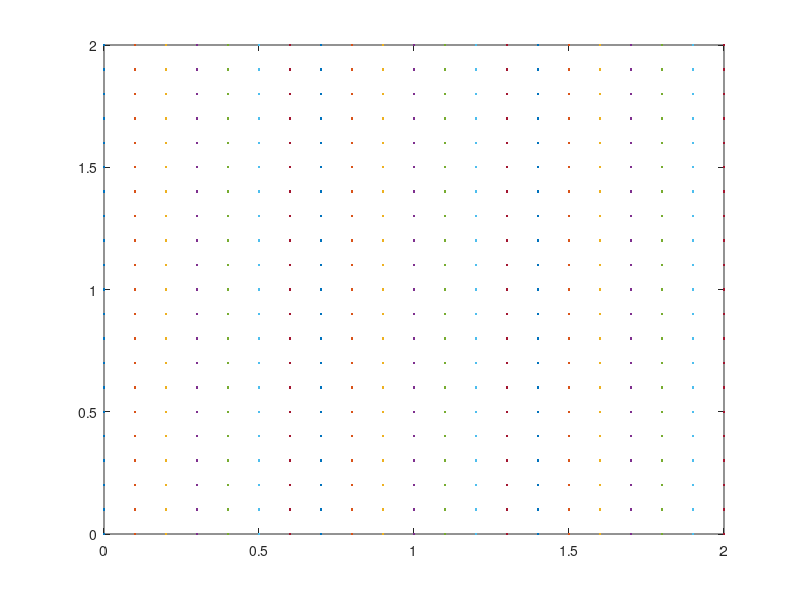

Source code (MATLAB): (Note: this script raises an error after producing the figure.)
clear;clc;close all
xPrecision = [0.1,0.1,2*pi/20,0.1];
[x,y] = meshgrid(0:xPrecision(1):2);
load('V.mat');
Min = [0,0,0,0];Precision =[0.1; 0.1; 2*pi/20; 0.1];


alpha = 0:xPrecision(4):2*pi;
v = 0:xPrecision(3):2;
dt = 0.1;
ph = 10;
% u
w = .7*[1;1;1;1;1;1;1;-2;-2;-4];
w = 1.5*ones(10,1);
a = [5;5;10;5;2;2;2;-12;-12;-12];

uPrecision = [0.1,1];
Uw = -3:uPrecision(1):3;
Ua = -15:uPrecision(2):10;


plot(x,y,'.')

%% Dynamic
X0 = [0,0,0,0];
X(1,:)  = dynamic (X0,a(1),w(1),dt);
Xshow(1,:) = discrete(X(1,:),xPrecision);
for k=1:10
X (k+1,:) = dynamic (X(k,:),a(k),w(k),dt)
Xshow(k+1,:) = discrete(X(k+1,:),xPrecision)
end
hold on;scatter(Xshow(:,1),Xshow(:,2),'ro')
figure;

%% Goal (from PF)
% [x,y,alpha,v]
% G1 = [2,0.8,0,0];
% G2 = [0,2,0,0];
% G3 = [1,0,0,0];
G1 = [1.3000    1.7000    1.6000         0];
G2 = [1,1,0,0];
G = [G1;G2];

%% start
L=length(Uw)*length(Ua);
P=zeros(L,10,2*2*2);
Beta = [1 10];
Gamma = [0.9 0.99];

PBeta = (1/length(Beta))*ones(length(Beta)*length(G));
PGamma = (1/length(Gamma))*ones(length(Gamma));
% weight of particles for goal position
WG = (1/length(G))*ones(length(G));

for k=1:10
    % prediction of u before observation
    for m=1:length(Beta)
        beta = Beta(m);
        for n=1:length(Gamma)
            gamma = Gamma(n);
            for i=1:size(G,1)
                G1 = G(i,:);
               % [Q,U] = evaluateQ(X(k,:),Uw,Ua,dt,G1,gamma);
                [Q,U] = evaluateQ2(phi,Min,Precision,X,Uw,Ua,dt,G(2,:),gamma);
                % i > m > n :MSB
                P(:,k,4*(n-1)+2*(m-1)+i) = evaluateP(Q,beta); %P(:,k,n,m,i)
            end
        end
    end
    
    % update state after observing u
    u = [w(k),a(k)];
    ia = find(U(:,1)==w(k));
    ib = find(U(:,2)==a(k));
    for t=1:length(ia)
        aa=find(ib==ia(t));
        if(~isempty(aa))
            break;
        end
    end
    ind = ib(aa);
    
    
    % update gamma
    % Find the Q for the observed u
    [Q1,U1] = evaluateQ2(phi,Min,Precision,X(k,:),u(1),u(2),dt,G1,Gamma(1));
    [Q2,U2] = evaluateQ2(phi,Min,Precision,X(k,:),u(1),u(2),dt,G1,Gamma(2));
    % expected
    PP = [PBeta(1)*WG(1) PBeta(1)*WG(2) PBeta(2)*WG(1) PBeta(2)*WG(2)];
    Pu1 = sum([P(ind,k,1) P(ind,k,2) P(ind,k,3) P(ind,k,4)].*PP);
    Pu2 = sum([P(ind,k,5) P(ind,k,6) P(ind,k,7) P(ind,k,8)].*PP);
    PGamma(1) = PGamma(1)*Pu1/(PGamma(1)*Pu1+PGamma(2)*Pu2);
    PGamma(2) = PGamma(2)*Pu2/(PGamma(1)*Pu1+PGamma(2)*Pu2);
    % save purpose only
    PG(k,1) = PGamma(1);
    PG(k,2) = PGamma(2);
    
    % update beta
    % Find the Q for the observed u
    [Q1,U1] = evaluateQ2(phi,Min,Precision, X(k,:),u(1),u(2),dt,G1,Gamma(1));
    [Q2,U2] = evaluateQ2(phi,Min,Precision, X(k,:),u(1),u(2),dt,G1,Gamma(2));
    PP = [PGamma(1)*WG(1) PGamma(1)*WG(2) PGamma(2)*WG(1) PGamma(2)*WG(2)];
    Pu1g1 = sum([P(ind,k,1) P(ind,k,5)].*[PGamma(1) PGamma(2)]*WG(1));
    Pu1g2 = sum([P(ind,k,2) P(ind,k,6)].*[PGamma(1) PGamma(2)]*WG(2));
    Pu2g1 = sum([P(ind,k,3) P(ind,k,7)].*[PGamma(1) PGamma(2)]*WG(1));
    Pu2g2 = sum([P(ind,k,4) P(ind,k,8)].*[PGamma(1) PGamma(2)]*WG(2));
    sm = sum(PBeta.*[Pu1g1 Pu1g2 Pu2g1 Pu2g2]);
    PBeta(1) = PBeta(1)*Pu1g1/(sm);
    PBeta(2) = PBeta(2)*Pu1g2/(sm);
    PBeta(3) = PBeta(3)*Pu2g1/(sm);
    PBeta(4) = PBeta(4)*Pu2g2/(sm);
    % save purpose only
    PB(k,1) = PBeta(1);
    PB(k,2) = PBeta(2);
    PB(k,3) = PBeta(3);
    PB(k,4) = PBeta(4);
    
    % update g
    WG(1) = PBeta(1);
    WG(2) = PBeta(2);
    % new goal sampling from goal distribution
    
    % expected position in 3 step ahead (dynamic)
    
    
end
[~,i]=max(P(:,:,1));
ff=U(i,:);
subplot(211);plot(ff(:,1));
hold on; plot(w,'r');
subplot(212);plot(ff(:,2));
hold on; plot(a,'r');
figure;
[~,i]=max(P(:,:,2));
ff=U(i,:);
subplot(211);plot(ff(:,1));
hold on; plot(w,'r');
subplot(212);plot(ff(:,2));
hold on; plot(a,'r');
figure;
subplot(221);plot(PB(:,1))
title('Probability of Beta')
ylabel('Beta = 1, G= g1')
subplot(222);plot(PB(:,2))
ylabel('Beta = 1, G= g2')
subplot(223);plot(PB(:,3))
ylabel('Beta = 10, G= g1')
subplot(224);plot(PB(:,4))
ylabel('Beta = 10, G= g2')

figure;
subplot(211);plot(PG(:,1))
ylabel('gamma = 0.9')
title('Probability of Gamma')
subplot(212);plot(PG(:,2))
ylabel('gamma = 0.99')

